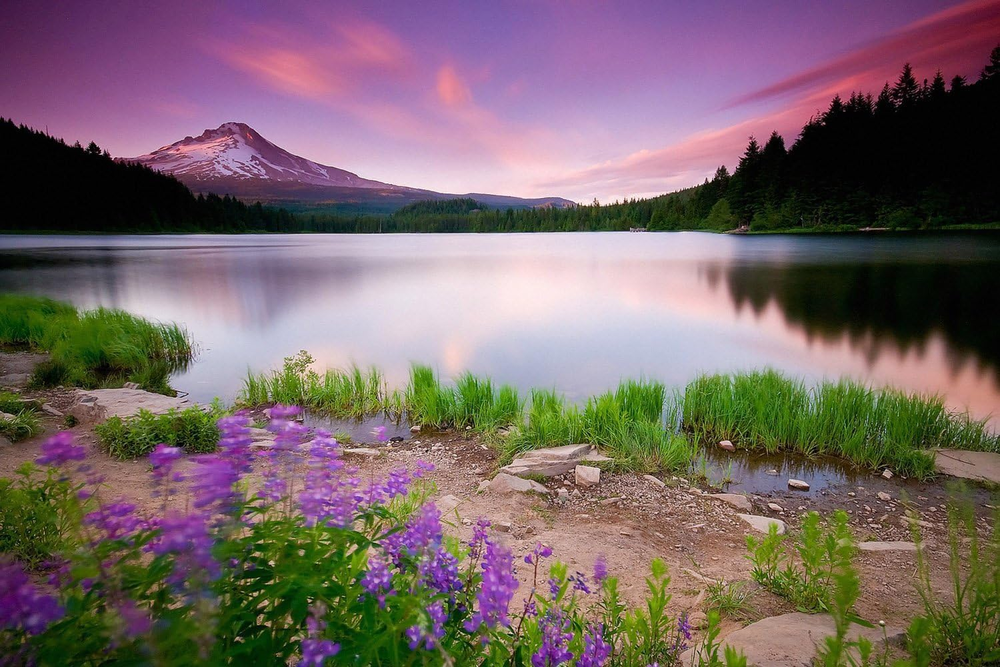
#> input picture images/nature.png, 1000 x 667 px, shrunk from 1500 x 1000 before the run, found by its file name
$ python canny_func.py
#> lines starting #> are read from the running program, lines starting #| are printed output that depends on the picture; after the words box and inside, x2 and y2 are one past the last pixel; in counts of white or black regions, pixels touching at a corner belong together
import cv2

image = cv2.imread("images/nature.png", cv2.IMREAD_GRAYSCALE)
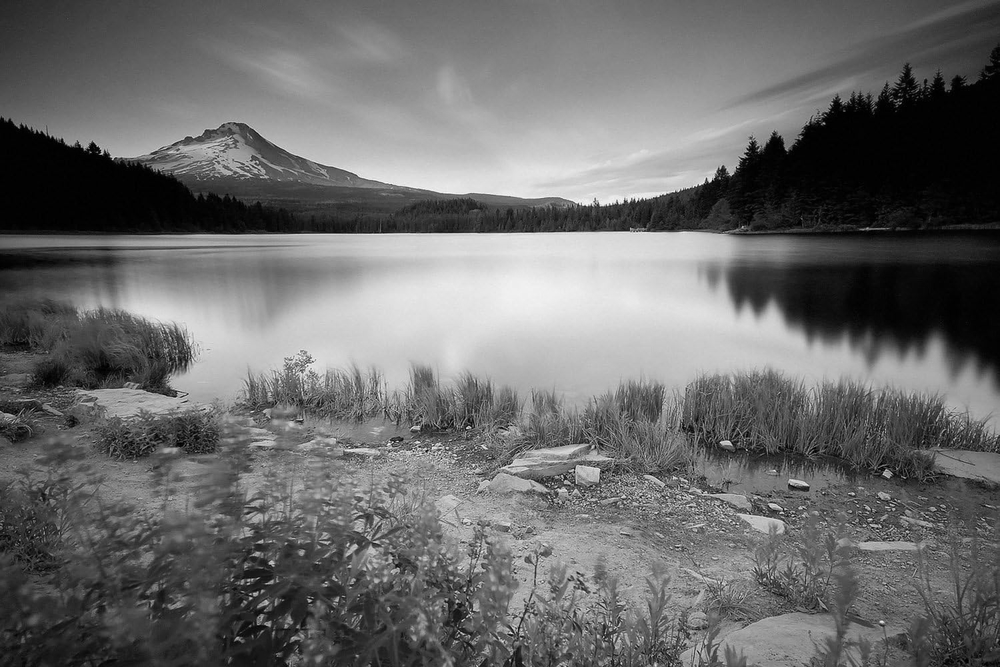
#> image: shape (667, 1000); min 0, max 252, mean 107.5

if image is not None:
    edges = cv2.Canny(image=image, threshold1=50, threshold2=150)
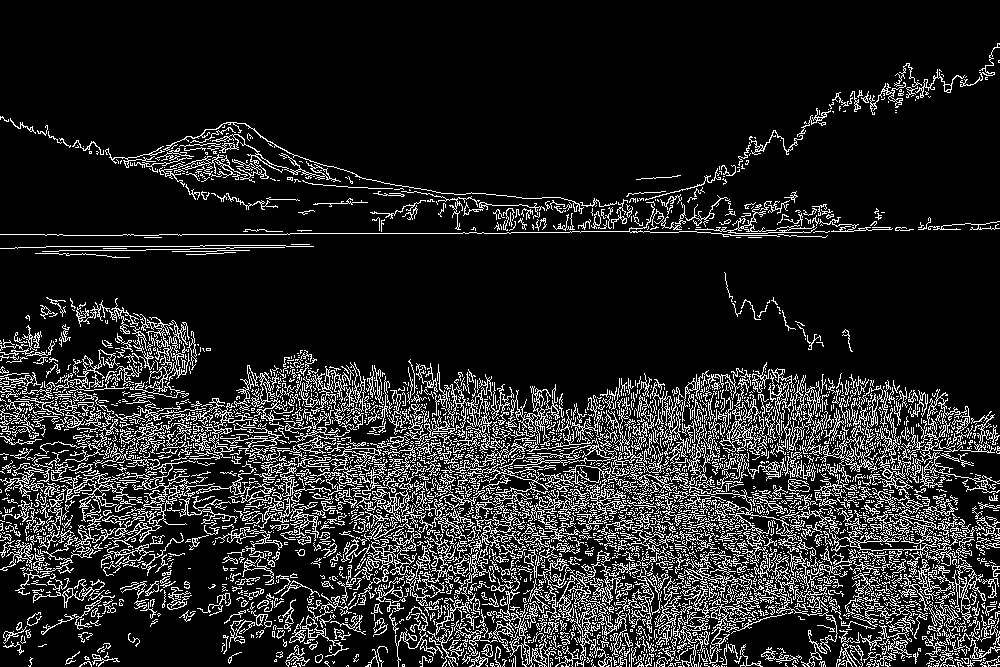
#> edges: shape (667, 1000); 14.4% white in thin lines or dots

    cv2.imshow("Original", image)
    cv2.imshow("Canny Edge", edges)
    cv2.waitKey(0)
    cv2.destroyAllWindows()

$ run again, with images/hand.png copied over images/nature.png
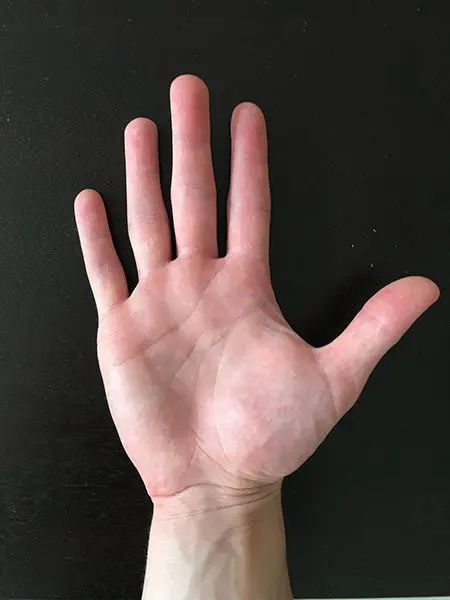
#> input picture images/hand.png, 450 x 600 px, found by its file name
#> `image = cv2.imread("images/nature.png", cv2.IMREAD_GRAYSCALE)`:
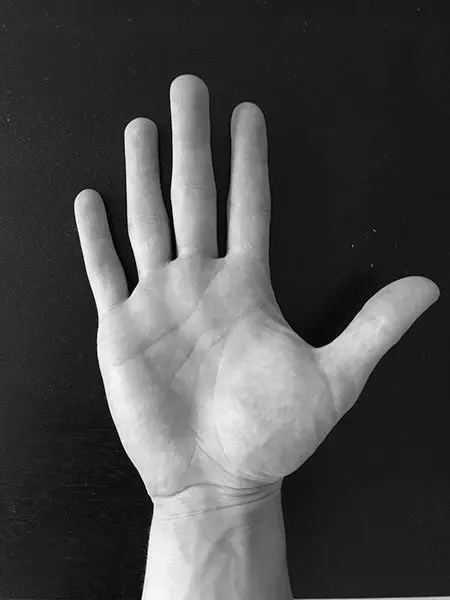
#> image: shape (600, 450); min 0, max 255, mean 74.2
#> `edges = cv2.Canny(image=image, threshold1=50, threshold2=150)`:
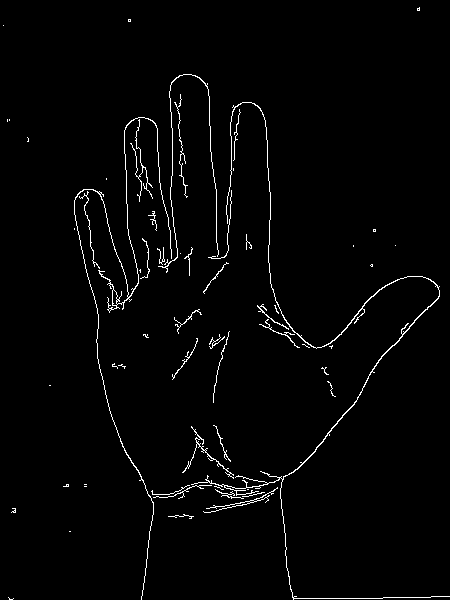
#> edges: shape (600, 450); 1.9% white in thin lines or dots
